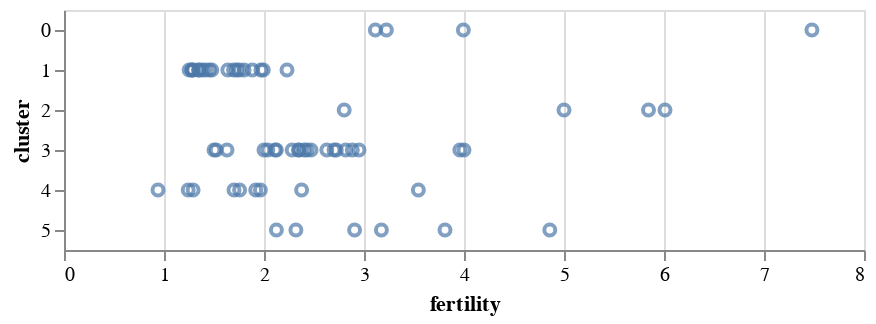

Notebook code for this chart:
### Markdown cell above
### Y

### Code cell
alt.Chart(data2000).mark_point().encode(
    alt.X('fertility:Q'),
    alt.Y('cluster:O')
)

### Figure 1 — Vega-Lite specification as saved in the notebook (floating-point values rounded to 4 significant figures)
{"config": {"view": {"continuousWidth": 400, "continuousHeight": 300}}, "data": {"name": "data-fdeb0b749a6385830bd1445d39ad6ea0"}, "mark": "point", "encoding": {"x": {"type": "quantitative", "field": "fertility"}, "y": {"type": "ordinal", "field": "cluster"}}, "$schema": "https://vega.github.io/schema/vega-lite/v4.8.1.json", "datasets": {"data-fdeb0b749a6385830bd1445d39ad6ea0": [{"year": 2000, "country": "Afghanistan", "cluster": 0, "pop": 23898198, "life_expect": 42.13, "fertility": 7.479}, {"year": 2000, "country": "Argentina", "cluster": 3, "pop": 37497728, "life_expect": 74.34, "fertility": 2.35}, {"year": 2000, "country": "Aruba", "cluster": 3, "pop": 69539, "life_expect": 73.45, "fertility": 2.124}, {"year": 2000, "country": "Australia", "cluster": 4, "pop": 19164620, "life_expect": 80.37, "fertility": 1.756}, {"year": 2000, "country": "Austria", "cluster": 1, "pop": 8113413, "life_expect": 78.98, "fertility": 1.382}, {"year": 2000, "country": "Bahamas", "cluster": 3, "pop": 290075, "life_expect": 71.07, "fertility": 2.111}, {"year": 2000, "country": "Bangladesh", "cluster": 0, "pop": 130406594, "life_expect": 62.01, "fertility": 3.224}, {"year": 2000, "country": "Barbados", "cluster": 3, "pop": 273483, "life_expect": 75.97, "fertility": 1.5}, {"year": 2000, "country": "Belgium", "cluster": 1, "pop": 10263618, "life_expect": 78.32, "fertility": 1.638}, {"year": 2000, "country": "Bolivia", "cluster": 3, "pop": 8152620, "life_expect": 63.88, "fertility": 3.958}, {"year": 2000, "country": "Brazil", "cluster": 3, "pop": 175552771, "life_expect": 71.01, "fertility": 2.345}, {"year": 2000, "country": "Canada", "cluster": 3, "pop": 31278097, "life_expect": 79.77, "fertility": 1.522}, {"year": 2000, "country": "Chile", "cluster": 3, "pop": 15153450, "life_expect": 77.86, "fertility": 2.0}, {"year": 2000, "country": "China", "cluster": 4, "pop": 1262645000, "life_expect": 72.03, "fertility": 1.7}, {"year": 2000, "country": "Colombia", "cluster": 3, "pop": 39685655, "life_expect": 71.68, "fertility": 2.47}, {"year": 2000, "country": "Costa Rica", "cluster": 3, "pop": 3710558, "life_expect": 78.12, "fertility": 2.281}, {"year": 2000, "country": "Croatia", "cluster": 1, "pop": 4410830, "life_expect": 74.88, "fertility": 1.348}, {"year": 2000, "country": "Cuba", "cluster": 3, "pop": 11134273, "life_expect": 77.16, "fertility": 1.63}, {"year": 2000, "country": "Dominican Republic", "cluster": 3, "pop": 8385828, "life_expect": 70.85, "fertility": 2.95}, {"year": 2000, "country": "Ecuador", "cluster": 3, "pop": 12505204, "life_expect": 74.17, "fertility": 2.817}, {"year": 2000, "country": "Egypt", "cluster": 5, "pop": 70492342, "life_expect": 69.81, "fertility": 3.174}, {"year": 2000, "country": "El Salvador", "cluster": 3, "pop": 6122515, "life_expect": 70.73, "fertility": 2.883}, {"year": 2000, "country": "Finland", "cluster": 1, "pop": 5168595, "life_expect": 78.37, "fertility": 1.754}, {"year": 2000, "country": "France", "cluster": 1, "pop": 59381628, "life_expect": 79.59, "fertility": 1.883}, {"year": 2000, "country": "Georgia", "cluster": 1, "pop": 4777209, "life_expect": 70.48, "fertility": 1.478}, {"year": 2000, "country": "Germany", "cluster": 1, "pop": 82187909, "life_expect": 78.67, "fertility": 1.346}, {"year": 2000, "country": "Greece", "cluster": 1, "pop": 10559110, "life_expect": 78.26, "fertility": 1.277}, {"year": 2000, "country": "Grenada", "cluster": 3, "pop": 89312, "life_expect": 67.75, "fertility": 2.429}, {"year": 2000, "country": "Haiti", "cluster": 3, "pop": 7306302, "life_expect": 58.14, "fertility": 4.0}, {"year": 2000, "country": "Hong Kong", "cluster": 4, "pop": 6658720, "life_expect": 81.5, "fertility": 0.94}, {"year": 2000, "country": "Iceland", "cluster": 1, "pop": 281043, "life_expect": 80.5, "fertility": 1.993}, {"year": 2000, "country": "India", "cluster": 0, "pop": 1007702000, "life_expect": 62.88, "fertility": 3.113}, {"year": 2000, "country": "Indonesia", "cluster": 4, "pop": 206265000, "life_expect": 68.59, "fertility": 2.376}, {"year": 2000, "country": "Iran", "cluster": 5, "pop": 65660289, "life_expect": 69.45, "fertility": 2.124}, {"year": 2000, "country": "Iraq", "cluster": 5, "pop": 22675617, "life_expect": 57.05, "fertility": 4.858}, {"year": 2000, "country": "Ireland", "cluster": 1, "pop": 3791690, "life_expect": 77.78, "fertility": 1.969}, {"year": 2000, "country": "Israel", "cluster": 5, "pop": 5842454, "life_expect": 79.7, "fertility": 2.906}, {"year": 2000, "country": "Italy", "cluster": 1, "pop": 57719337, "life_expect": 80.24, "fertility": 1.286}, {"year": 2000, "country": "Jamaica", "cluster": 3, "pop": 2615467, "life_expect": 72.05, "fertility": 2.628}, {"year": 2000, "country": "Japan", "cluster": 4, "pop": 126699784, "life_expect": 82.0, "fertility": 1.291}, {"year": 2000, "country": "Kenya", "cluster": 2, "pop": 29985839, "life_expect": 50.99, "fertility": 5.0}, {"year": 2000, "country": "South Korea", "cluster": 4, "pop": 21647682, "life_expect": 66.66, "fertility": 1.917}, {"year": 2000, "country": "North Korea", "cluster": 4, "pop": 47351083, "life_expect": 77.05, "fertility": 1.242}, {"year": 2000, "country": "Lebanon", "cluster": 5, "pop": 3578036, "life_expect": 71.03, "fertility": 2.319}, {"year": 2000, "country": "Mexico", "cluster": 3, "pop": 99926620, "life_expect": 74.9, "fertility": 2.401}, {"year": 2000, "country": "Netherlands", "cluster": 1, "pop": 15907853, "life_expect": 78.53, "fertility": 1.726}, {"year": 2000, "country": "New Zealand", "cluster": 4, "pop": 3819762, "life_expect": 79.11, "fertility": 1.964}, {"year": 2000, "country": "Nigeria", "cluster": 2, "pop": 114306700, "life_expect": 46.61, "fertility": 5.845}, {"year": 2000, "country": "Norway", "cluster": 1, "pop": 4492400, "life_expect": 79.05, "fertility": 1.801}, {"year": 2000, "country": "Pakistan", "cluster": 0, "pop": 146342958, "life_expect": 63.61, "fertility": 3.994}, {"year": 2000, "country": "Peru", "cluster": 3, "pop": 25979722, "life_expect": 69.91, "fertility": 2.7}, {"year": 2000, "country": "Philippines", "cluster": 4, "pop": 79739825, "life_expect": 70.3, "fertility": 3.544}, {"year": 2000, "country": "Poland", "cluster": 1, "pop": 38654164, "life_expect": 74.67, "fertility": 1.251}, {"year": 2000, "country": "Portugal", "cluster": 1, "pop": 10335597, "life_expect": 77.29, "fertility": 1.454}, {"year": 2000, "country": "Rwanda", "cluster": 2, "pop": 7507056, "life_expect": 43.41, "fertility": 6.01}, {"year": 2000, "country": "Saudi Arabia", "cluster": 5, "pop": 23153090, "life_expect": 71.63, "fertility": 3.81}, {"year": 2000, "country": "South Africa", "cluster": 2, "pop": 44066197, "life_expect": 53.37, "fertility": 2.802}, {"year": 2000, "country": "Spain", "cluster": 1, "pop": 40016081, "life_expect": 79.78, "fertility": 1.287}, {"year": 2000, "country": "Switzerland", "cluster": 1, "pop": 7266920, "life_expect": 80.62, "fertility": 1.415}, {"year": 2000, "country": "Turkey", "cluster": 1, "pop": 65666677, "life_expect": 70.84, "fertility": 2.23}, {"year": 2000, "country": "United Kingdom", "cluster": 1, "pop": 59522468, "life_expect": 78.47, "fertility": 1.695}, {"year": 2000, "country": "United States", "cluster": 3, "pop": 282338631, "life_expect": 77.31, "fertility": 2.038}, {"year": 2000, "country": "Venezuela", "cluster": 3, "pop": 23542649, "life_expect": 72.77, "fertility": 2.723}]}}
